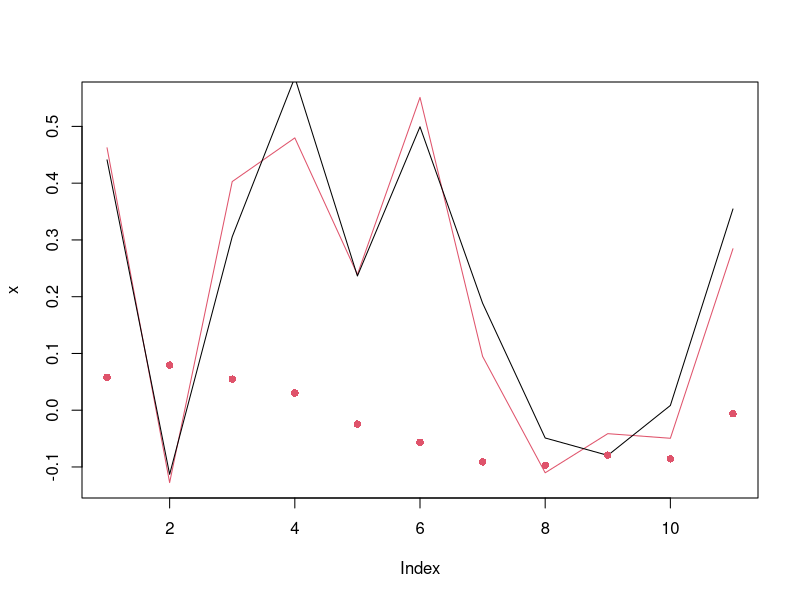

Here is the R script that generated this plot: (Note: this script raises an error after producing the figure.)
Delta <- 0.1
sigma <- 0.1
tmax <- 10
N <- 200
n <- 10

## discretised Ornstein-Uhlenbeck process

sim.data <- function(tmax, Delta, sigma){
  x <- numeric(tmax+1)
  y <- numeric(tmax+1)
  x[1] <- rnorm(1)
  y[1] <- rnorm(1,x[1], sigma)
  for (t in 2:(tmax+1)){
    x[t] <- rnorm(1, (1-Delta)*x[t-1], Delta^(0.5))
    y[t] <- rnorm(1,x[t],sigma)
  }
  list(x=x,y=y)
}

# K <- function(x){ ## transition function of HMM
#   (1-Delta)*x + Delta^(0.5)*rnorm(length(x))
# }
#
# g <- function(x,xprime){ ## transition density x[t+1] | x[t]
#   (2*pi*Delta)^(-0.5) * exp(-(xprime - (1-Delta)*x)^2/(2*Delta))
# }

p <- function(y,x){ ## emission density y[t] | x[t]
  (2*pi)^(-0.5)*sigma^(-1) * exp(-(y-x)^2/(2*sigma^2))
}

data <- sim.data(tmax, Delta, sigma)
x <- data$x
y <- data$y
plot(x, type='l', col=2)
lines(y, col=1)

stdSMC <- function(N, y, n.step=length(y)-1){
  A <- matrix(NA, nrow=n.step, ncol=N)
  X <- matrix(NA, nrow=n.step+1, ncol=N)
  W <- matrix(NA, nrow=n.step+1, ncol=N)
  X[1,] <- rnorm(N) ## initial state
  w <- p(y[1], X[1,]) ## calculate weights
  W[1,] <- w/sum(w) ## normalise weights
  for (t in 2:(n.step+1)){
    A[t-1,] <- sample(1:N, N, prob=w, replace=T) ## choose the parent of each offspring
    x <- X[t-1,A[t-1,]] ## resample the particles
    X[t,] <- rnorm(N, (1-Delta)*X[t-1,], Delta^(0.5)) ## propagate particles
    w <- p(y[t], X[t,]) ## caluculate weights
    W[t,] <- w/sum(w) ## normalise weights
  }
  list(positions=X,weights=W,ancestry=A)
}

foo <- stdSMC(N,y)
meanx <- rowSums(foo$positions)/N
varx <- apply(foo$positions,1,var)
points(meanx, pch=16, col=2)
lines(meanx+varx^(0.5), col=2, lty=2)
lines(meanx-varx^(0.5), col=2, lty=2)

A <- foo$ancestry
class(A) <- 'genealogy'
A@N <-as.integer(N)
A@Ngen <- as.integer(tmax)
Atree <- ancestrySize(A, sampl=sample(1:N,n,replace=F))
tHeight <- Atree$treeHeight
plot(Atree$familySize, type='b', pch=16, col=2, ylim=c(1,max(Atree$familySize)), xlab='generations -->', ylab='number of ancestors', main=paste('Size of ancestral tree: N=',N,', n=',n, ', tree height=',tHeight))

##----------------------------

condSMC <- function(N, y, n.step=length(y)-1){
  A <- matrix(NA, nrow=n.step, ncol=N)
  X <- matrix(NA, nrow=n.step+1, ncol=N)
  W <- matrix(NA, nrow=n.step+1, ncol=N)
  X[1,] <- rnorm(N) ## initial state
  w <- p(y[1], X[1,]) ## calculate weights
  W[1,] <- w/sum(w) ## normalise weights
  for (t in 2:(n.step+1)){
    A[t-1,] <- sample(1:N, N, prob=w, replace=T) ## choose the parent of each offspring
    A[t-1,1] <- 1 ## insist on continuing the immortal line
    x <- X[t-1,A[t-1,]] ## resample the particles
    X[t,] <- rnorm(N, (1-Delta)*X[t-1,], Delta^(0.5)) ## propagate particles
    w <- p(y[t], X[t,]) ## caluculate weights
    W[t,] <- w/sum(w) ## normalise weights
  }
  list(positions=X,weights=W,ancestry=A)
}
